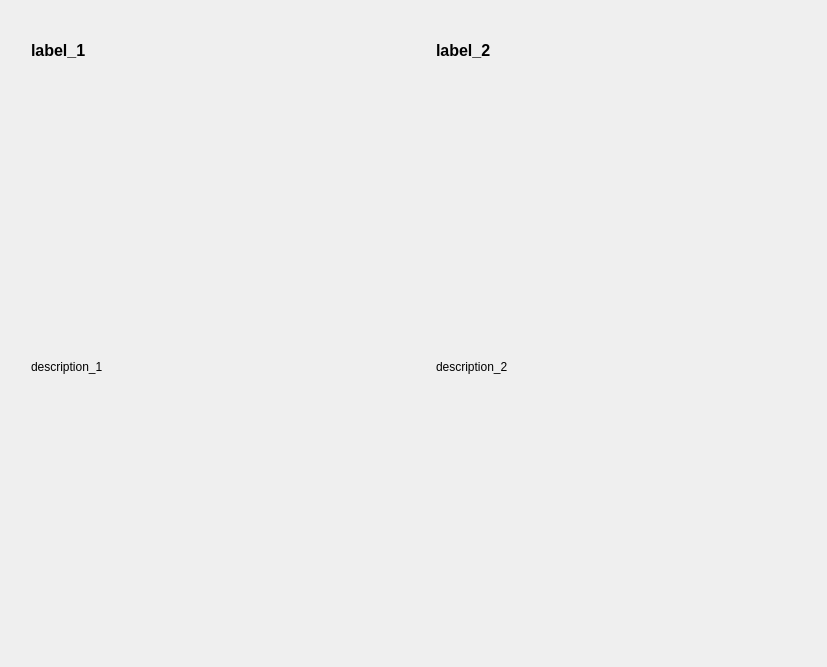
         <widget class="QWidget" name="scrollAreaWidgetContents_2">
          <property name="geometry">
           <rect>
            <x>0</x>
            <y>0</y>
            <width>827</width>
            <height>667</height>
           </rect>
          </property>
          <layout class="QGridLayout" name="gridLayout_5">
           <item row="0" column="0">
            <widget class="QWidget" name="widget_4" native="true">
             <layout class="QGridLayout" name="gridLayout_3">
              <item row="1" column="0">
               <widget class="QLabel" name="P_description_1">
                <property name="font">
                 <font>
                  <pointsize>9</pointsize>
                 </font>
                </property>
                <property name="text">
                 <string>description_1</string>
                </property>
                <property name="wordWrap">
                 <bool>true</bool>
                </property>
               </widget>
              </item>
              <item row="0" column="0">
               <widget class="QLabel" name="P_label_1">
                <property name="minimumSize">
                 <size>
                  <width>360</width>
                  <height>20</height>
                 </size>
                </property>
                <property name="maximumSize">
                 <size>
                  <width>360</width>
                  <height>60</height>
                 </size>
                </property>
                <property name="font">
                 <font>
                  <pointsize>12</pointsize>
                  <weight>75</weight>
                  <italic>false</italic>
                  <bold>true</bold>
                  <underline>false</underline>
                  <strikeout>false</strikeout>
                  <kerning>true</kerning>
                 </font>
                </property>
                <property name="mouseTracking">
                 <bool>false</bool>
                </property>
                <property name="tabletTracking">
                 <bool>false</bool>
                </property>
                <property name="acceptDrops">
                 <bool>false</bool>
                </property>
                <property name="toolTipDuration">
                 <number>-1</number>
                </property>
                <property name="layoutDirection">
                 <enum>Qt::LeftToRight</enum>
                </property>
                <property name="text">
                 <string>label_1</string>
                </property>
                <property name="wordWrap">
                 <bool>true</bool>
                </property>
               </widget>
              </item>
             </layout>
            </widget>
           </item>
           <item row="0" column="1">
            <widget class="QWidget" name="widget_5" native="true">
             <layout class="QGridLayout" name="gridLayout_6">
              <item row="1" column="0">
               <widget class="QLabel" name="P_description_2">
                <property name="font">
                 <font>
                  <pointsize>9</pointsize>
                 </font>
                </property>
                <property name="text">
                 <string>description_2</string>
                </property>
                <property name="wordWrap">
                 <bool>true</bool>
                </property>
               </widget>
              </item>
              <item row="0" column="0">
               <widget class="QLabel" name="P_labe_2">
                <property name="minimumSize">
                 <size>
                  <width>360</width>
                  <height>20</height>
                 </size>
                </property>
                <property name="maximumSize">
                 <size>
                  <width>360</width>
                  <height>60</height>
                 </size>
                </property>
                <property name="font">
                 <font>
                  <pointsize>12</pointsize>
                  <weight>75</weight>
                  <italic>false</italic>
                  <bold>true</bold>
                  <underline>false</underline>
                  <strikeout>false</strikeout>
                  <kerning>true</kerning>
                 </font>
                </property>
                <property name="mouseTracking">
                 <bool>false</bool>
                </property>
                <property name="tabletTracking">
                 <bool>false</bool>
                </property>
                <property name="acceptDrops">
                 <bool>false</bool>
                </property>
                <property name="toolTipDuration">
                 <number>-1</number>
                </property>
                <property name="layoutDirection">
                 <enum>Qt::LeftToRight</enum>
                </property>
                <property name="text">
                 <string>label_2</string>
                </property>
                <property name="wordWrap">
                 <bool>true</bool>
                </property>
               </widget>
              </item>
             </layout>
            </widget>
           </item>
          </layout>
         </widget>
